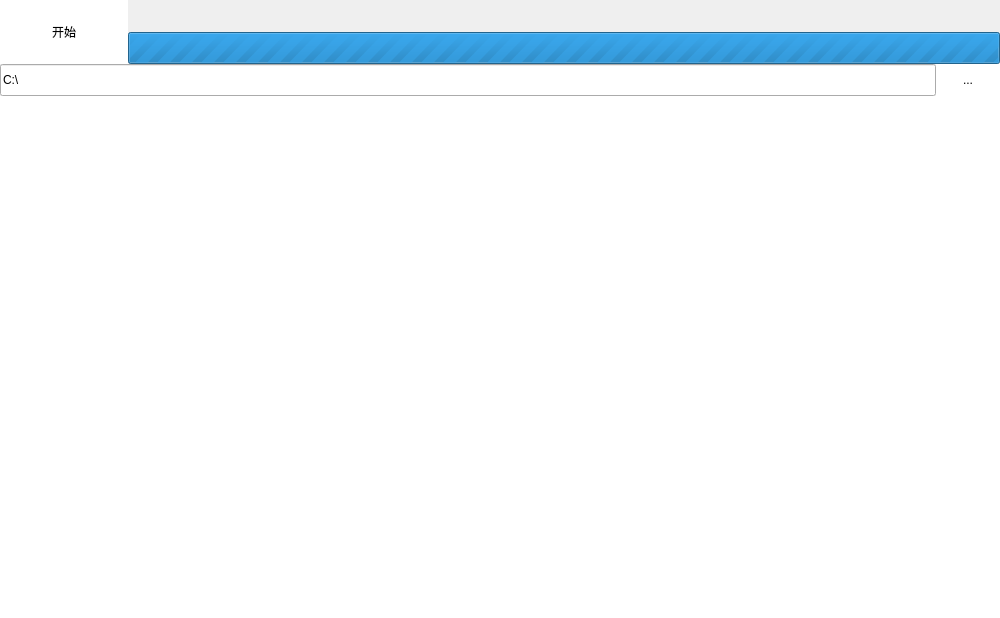
<?xml version="1.0" encoding="UTF-8"?>
<ui version="4.0">
    <class>Virus</class>
    <widget class="QWidget" name="Virus">
        <property name="geometry">
            <rect>
                <x>0</x>
                <y>0</y>
                <width>1000</width>
                <height>618</height>
            </rect>
        </property>
        <property name="windowTitle">
            <string>Virus</string>
        </property>
        <property name="styleSheet">
            <string notr="true">QWidget#AntiVirus
                {
                background-color:white
                }
            </string>
        </property>
        <widget class="QPushButton" name="pushButton_start">
            <property name="enabled">
                <bool>true</bool>
            </property>
            <property name="geometry">
                <rect>
                    <x>0</x>
                    <y>0</y>
                    <width>128</width>
                    <height>64</height>
                </rect>
            </property>
            <property name="styleSheet">
                <string notr="true">QPushButton#pushButton_start
                    {
                    border:0px solid rgb(16,124,16);
                    background-color:white
                    }
                    QPushButton#pushButton_start:hover
                    {
                    border:2px solid rgb(16,124,16);
                    border-color:green
                    }
                    QPushButton#pushButton_start:pressed
                    {
                    background-color:rgb(195, 195, 195)
                    }
                </string>
            </property>
            <property name="text">
                <string>开始</string>
            </property>
        </widget>
        <widget class="QLabel" name="label_filepath">
            <property name="geometry">
                <rect>
                    <x>128</x>
                    <y>0</y>
                    <width>872</width>
                    <height>32</height>
                </rect>
            </property>
            <property name="text">
                <string/>
            </property>
        </widget>
        <widget class="QProgressBar" name="progressBar">
            <property name="geometry">
                <rect>
                    <x>128</x>
                    <y>32</y>
                    <width>872</width>
                    <height>32</height>
                </rect>
            </property>
            <property name="maximum">
                <number>0</number>
            </property>
            <property name="value">
                <number>0</number>
            </property>
            <property name="orientation">
                <enum>Qt::Horizontal</enum>
            </property>
            <property name="textDirection">
                <enum>QProgressBar::TopToBottom</enum>
            </property>
            <property name="format">
                <string>%p%</string>
            </property>
        </widget>
        <widget class="QListWidget" name="listWidget_program">
            <property name="geometry">
                <rect>
                    <x>0</x>
                    <y>96</y>
                    <width>1000</width>
                    <height>522</height>
                </rect>
            </property>
            <property name="styleSheet">
                <string notr="true">QListWidget#listWidget_program
                    {
                    border:none
                    }
                </string>
            </property>
        </widget>
        <widget class="QLineEdit" name="lineEdit_way">
            <property name="geometry">
                <rect>
                    <x>0</x>
                    <y>64</y>
                    <width>936</width>
                    <height>32</height>
                </rect>
            </property>
            <property name="text">
                <string>C:\</string>
            </property>
            <property name="placeholderText">
                <string>请输入扫描路径</string>
            </property>
        </widget>
        <widget class="QPushButton" name="pushButton_choose">
            <property name="geometry">
                <rect>
                    <x>936</x>
                    <y>64</y>
                    <width>64</width>
                    <height>32</height>
                </rect>
            </property>
            <property name="styleSheet">
                <string notr="true">QPushButton#pushButton_choose
                    {
                    border:0px solid rgb(16,124,16);
                    background-color:white
                    }
                    QPushButton#pushButton_choose:hover
                    {
                    border:2px solid rgb(16,124,16);
                    border-color:green
                    }
                    QPushButton#pushButton_choose:pressed
                    {
                    background-color:rgb(195, 195, 195)
                    }
                </string>
            </property>
            <property name="text">
                <string>...</string>
            </property>
        </widget>
    </widget>
    <resources/>
    <connections/>
</ui>
